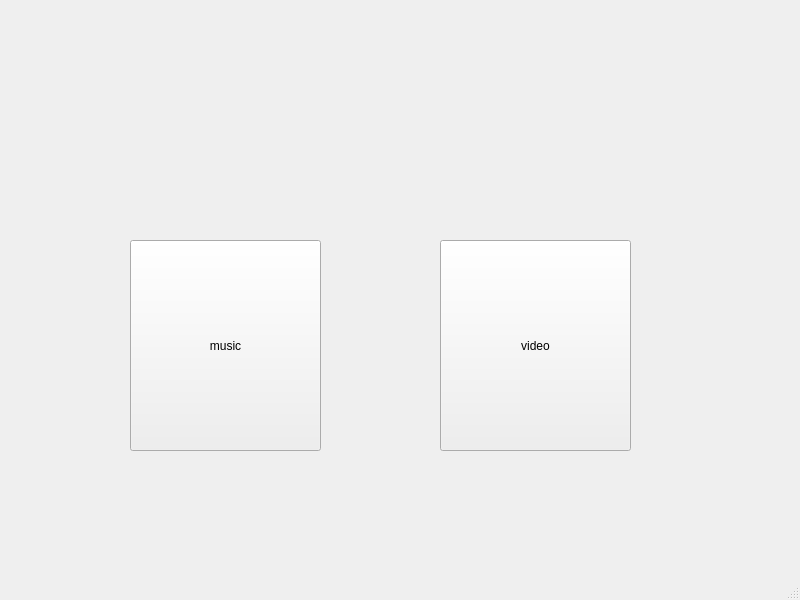
<?xml version="1.0" encoding="UTF-8"?>
<ui version="4.0">
 <class>MainWindow</class>
 <widget class="QMainWindow" name="MainWindow">
  <property name="geometry">
   <rect>
    <x>0</x>
    <y>0</y>
    <width>800</width>
    <height>600</height>
   </rect>
  </property>
  <property name="windowTitle">
   <string>MainWindow</string>
  </property>
  <widget class="QWidget" name="centralwidget">
   <widget class="QPushButton" name="music">
    <property name="geometry">
     <rect>
      <x>130</x>
      <y>240</y>
      <width>191</width>
      <height>211</height>
     </rect>
    </property>
    <property name="text">
     <string>music</string>
    </property>
   </widget>
   <widget class="QPushButton" name="video">
    <property name="geometry">
     <rect>
      <x>440</x>
      <y>240</y>
      <width>191</width>
      <height>211</height>
     </rect>
    </property>
    <property name="text">
     <string>video</string>
    </property>
   </widget>
  </widget>
  <widget class="QMenuBar" name="menubar">
   <property name="geometry">
    <rect>
     <x>0</x>
     <y>0</y>
     <width>800</width>
     <height>22</height>
    </rect>
   </property>
  </widget>
  <widget class="QStatusBar" name="statusbar"/>
 </widget>
 <resources/>
 <connections/>
</ui>
